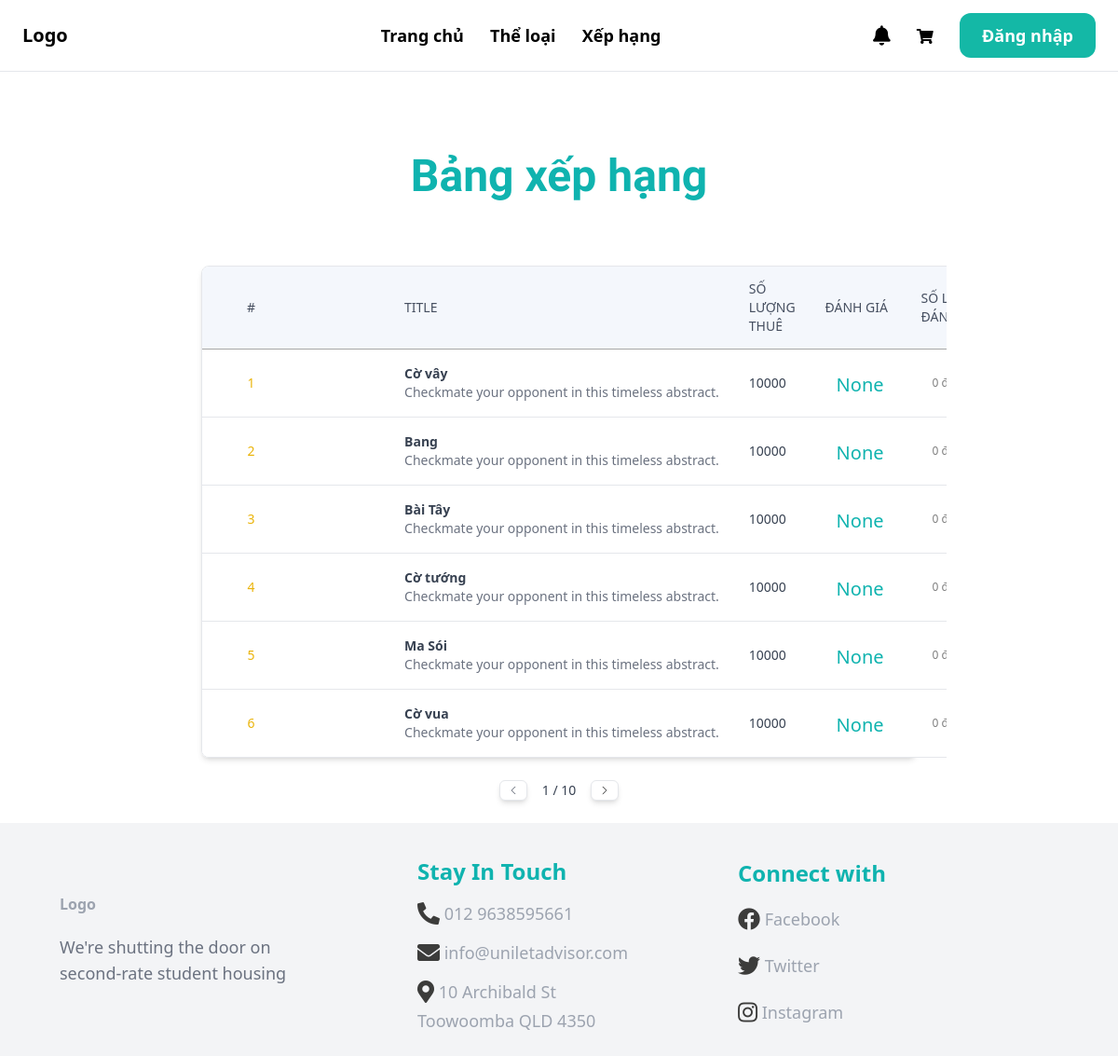
Page /leaderboard/ on the committed database.
### boardgame/models.py (models this page shows, shortened)
class Boardgame(models.Model):
    AGE_RATINGS = (
        ('G', 'Phổ biến'),
        ('7+', 'Trên 7 tuổi'),
        ('12+', 'Trên 12 tuổi'),
        ('16+', 'Trên 16 tuổi'),
        ('18+', 'Trên 18 tuổi'),
    )
    STATUS_BG = (
        ('out_of_stock', 'Boardgame này đã hết'),
        ('stocking', 'Boardgame này vẫn còn'),
    )
    bgid = ShortUUIDField(unique=True, primary_key=True, prefix="bg", alphabet='1234567890', length=2, max_length=6)
    user = models.ForeignKey(User, on_delete=models.SET_NULL, null=True)
    date = models.DateTimeField(default=timezone.now)
    category= models.ForeignKey(Category, on_delete=models.SET_NULL, null=True)
    version = models.ForeignKey(Version, on_delete=models.SET_NULL, null=True)
    title = models.CharField(max_length=100)
    image = models.ImageField(upload_to="user_directory_path")
    description = models.TextField(null=True, blank=True, default="This is the boardgame")
    rule = models.TextField(null=True, blank=True, default="This is rule for boardgame")
    age_rating = models.CharField(choices=AGE_RATINGS, max_length=5, default="G")
    people = models.IntegerField()
    play_time = models.IntegerField()
    price = models.DecimalField(max_digits=99999999999999, decimal_places=2)
    author = models.ForeignKey(Author, on_delete=models.SET_NULL, null=True, blank=True)
    producer = models.ForeignKey(Producer, on_delete=models.SET_NULL, null=True, blank=True)
    publication_year = models.IntegerField(default="2000")
    boardgame_status = models.CharField(choices=STATUS_BG, max_length=20, default="out_of_stock")
    in_stock = models.PositiveIntegerField(default=0)
    order = models.PositiveIntegerField(default=0)
    rental = models.PositiveIntegerField(default=0)
    total = models.PositiveIntegerField(default=0)
    class Meta:
        verbose_name_plural = "Boardgame"
    def rental_price(self):
        return float(self.price) * 0.1
    def get_average_rating(self):
        return self.reviews.aggregate(avg_rating=Avg('rating'))['avg_rating']
    @property
    def draw_average_stars(self):
        if (self.get_average_rating()):
            average_stars = int(self.get_average_rating())
            return range(0,average_stars)
    @property
    def draw_non_stars(self):
        if (self.get_average_rating()):
            average_stars = int(self.get_average_rating())
            return range(0,5-average_stars)

### core/views.py (the view)
# urls.py: path('leaderboard/', views.leaderboard, name='leaderboard'),
def leaderboard(request):
    top_boardgames = Boardgame.objects.annotate(avg_rating=models.Avg('reviews__rating')).order_by('-avg_rating')
    for t_boardgame in top_boardgames:
        most_recent_review = t_boardgame.reviews.order_by('-date').first()
        t_boardgame.most_recent_comment = most_recent_review
    return render(request, 'core/leaderboard.html', {
        'top_boardgames': top_boardgames,
    })

### templates/core/leaderboard.html (shortened to what this page needs)
{% extends 'core/base.html' %}
{% block content %}
  <div class="grid justify-items-center pt-16 pb-12">
    <div class="text-5xl text-[#0FB3AF] font-bold" style="font-family: Maven Pro;">Bảng xếp hạng</div>
  </div>
  <section class="container px-32 mx-auto">
    <div class="flex flex-col mt-6  shadow-md rounded-lg">
      <div class="-mx-4 -my-2 overflow-x-auto sm:-mx-6 lg:-mx-8">
        <div class="inline-block min-w-full py-2 align-middle md:px-6 lg:px-8">
          <div class="overflow-hidden border border-gray-200 md:rounded-lg">
            <table class="min-w-full divide-y divide-gray-200 ">
              <thead class="border-b border-[#A7A7A6] text-xs uppercase bg-[#F4F7FC]">
                <tr>
                  <th scope="col" class="px-12 py-3.5 text-sm font-medium text-left rtl:text-right text-[#464F60]">
                    #
                  </th>
                  <th scope="col" class="px-12 py-3.5 text-sm font-medium text-left rtl:text-right text-[#464F60] ">
                  </th>
                  <th scope="col" class="px-4 py-3.5 text-sm font-medium text-left rtl:text-right text-[#464F60] ">
                    TITLE
                  </th>
                  <th scope="col" class="px-4 py-3.5 text-sm font-medium text-left rtl:text-right text-[#464F60]  ">
                    SỐ LƯỢNG THUÊ</th>
                  <th scope="col" class="px-4 py-3.5 text-sm font-medium text-left rtl:text-right text-[#464F60] ">
                    ĐÁNH GIÁ</th>
                  <th scope="col" class="px-4 py-3.5 text-sm font-medium text-left rtl:text-right text-[#464F60]  ">
                    SỐ LƯỢT ĐÁNH GIÁ</th>
                </tr>
              </thead>
              {% for boardgame in top_boardgames %}
                <tbody class="bg-white divide-y divide-gray-200 border-b border-[#A7A7A6]">
                  <tr>
                    <td class="px-4 py-4 text-sm font-medium whitespace-nowrap">
                      <div>
                        <h2 class="font-medium text-yellow-500 text-center">{{ forloop.counter }}</h2>
                      </div>
                    </td>
                    <td class="px-12 py-4 text-sm font-medium whitespace-nowrap">
                    </td>
                    <td class="px-4 py-4 text-sm whitespace-nowrap">
                      <div>
                        <a href="{% url "boardgame:detail" boardgame.bgid %}" class="text-gray-700 font-bold no-underline hover:underline">
                          {{ boardgame.title }}
                        </a>
                        <p class="text-gray-500  ">Checkmate your opponent in this timeless abstract.</p>
                      </div>
                    </td>
                    <td class="px-4 py-4 text-sm whitespace-nowrap">
                      <div>
                        <h4 class="text-gray-700  ">10000</h4>
                      </div>
                    </td>
                    <td class="px-4 py-4 text-sm whitespace-nowrap">
                      <div class="flex items-center pt-1">
                        <div class="text-[#0FB3AF] text-xl font-medium pr-2 px-3">
                          {{boardgame.get_average_rating}}
                        </div>
                      </div>
                    </td>
                    <td class="px-4 py-4 text-sm whitespace-nowrap">
                      <div class="font-thin text-[#7E7E7E] font-['Open Sans'] text-xs px-3">
                        {{boardgame.reviews.all.count}} đánh giá
                      </div>
                    </td>
                  </tr>
                </tbody>
              {% endfor %}
            </table>
          </div>
        </div>
      </div>
    </div>
    <div class="grid justify-items-center mt-6">
      <div class="flex items-center mt-4 gap-x-4 sm:mt-0">
        <a href="#"
          class="flex items-center justify-center w-1/2  px-2 py-1 text-sm text-gray-700 bg-white border rounded-md shadow-md sm:w-auto gap-x-2 hover:bg-gray-200">
          <svg xmlns="http://www.w3.org/2000/svg" fill="none" viewBox="0 0 24 24" stroke-width="1.5"
            stroke="currentColor" class="w-3 h-3">
            <path stroke-linecap="round" stroke-linejoin="round" d="M15.75 19.5L8.25 12l7.5-7.5" />
          </svg>
        </a>
        <div class="text-sm text-gray-500  ">
          <span class="font-medium text-gray-700  ">1 / 10</span>
        </div>
        <a href="#"
          class="flex items-center justify-center w-1/4 px-2 py-1 text-sm text-black bg-white border rounded-md shadow-md sm:w-auto gap-x-2 hover:bg-gray-200">
          <svg xmlns="http://www.w3.org/2000/svg" fill="none" viewBox="0 0 24 24" stroke-width="1.5"
            stroke="currentColor" class="w-3 h-3">
            <path stroke-linecap="round" stroke-linejoin="round" d="M8.25 4.5l7.5 7.5-7.5 7.5" />
          </svg>
        </a>
      </div>
    </div>
    </div>
{% endblock %}

### rows in the picture
Boardgame: title "Cờ vây", get_average_rating "None", reviews.all.count "0"
Boardgame: title "Bang", get_average_rating "None", reviews.all.count "0"
Boardgame: title "Bài Tây", get_average_rating "None", reviews.all.count "0"
Boardgame: title "Cờ tướng", get_average_rating "None", reviews.all.count "0"
Boardgame: title "Ma Sói", get_average_rating "None", reviews.all.count "0"
Boardgame: title "Cờ vua", get_average_rating "None", reviews.all.count "0"
